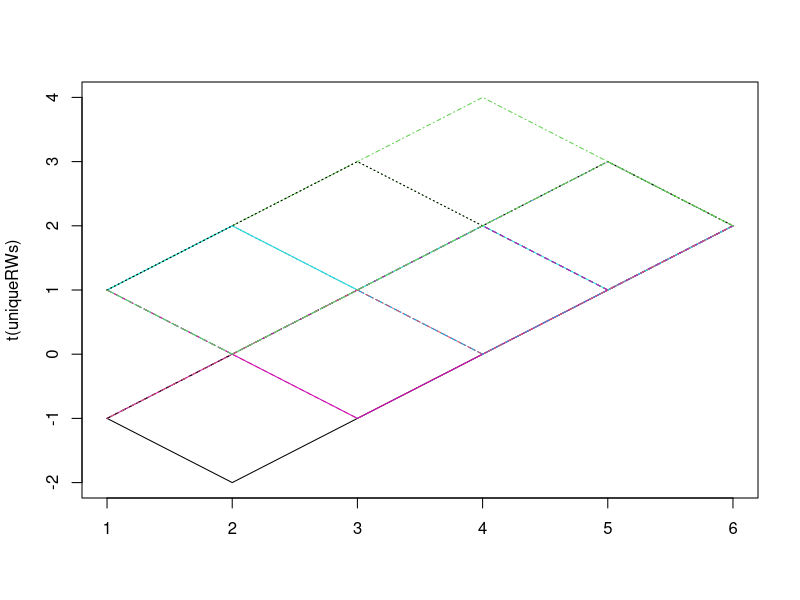
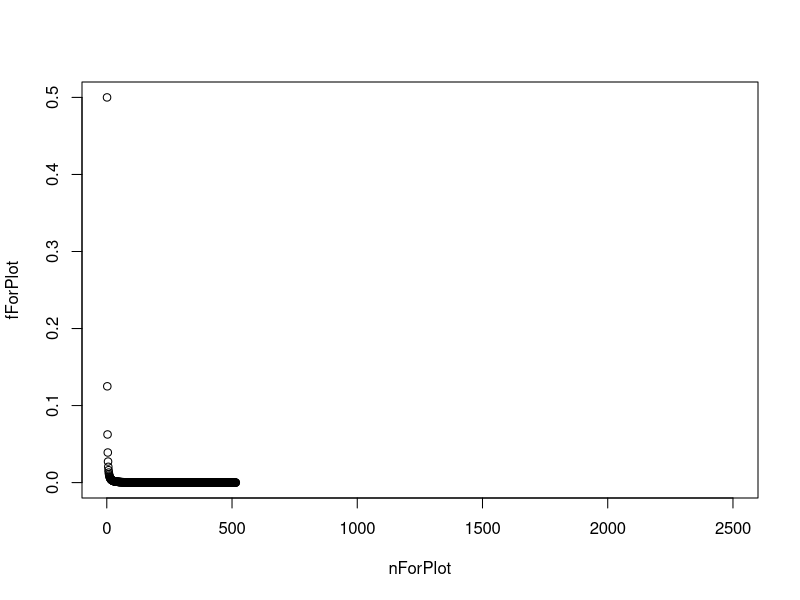
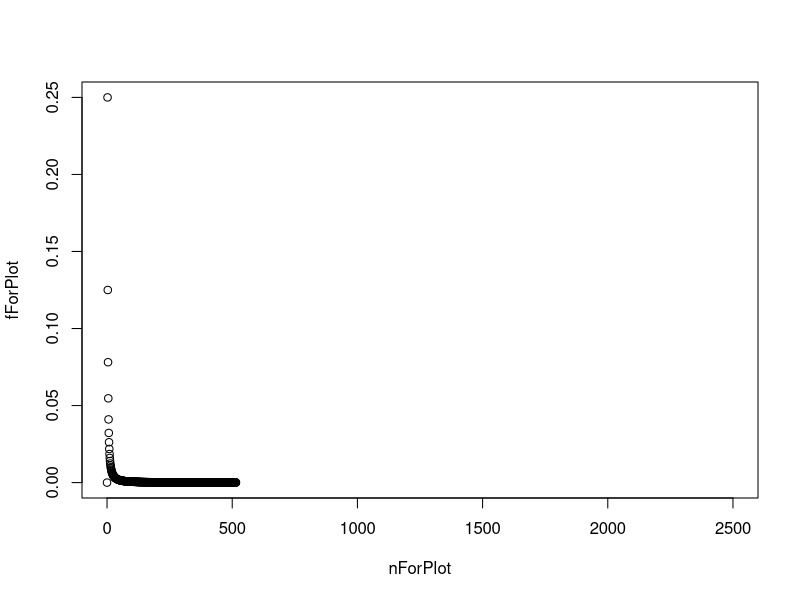
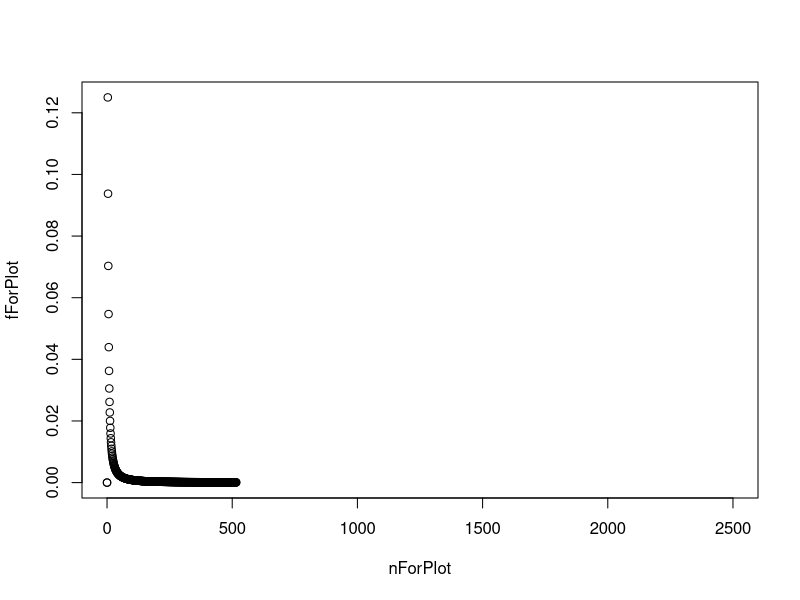
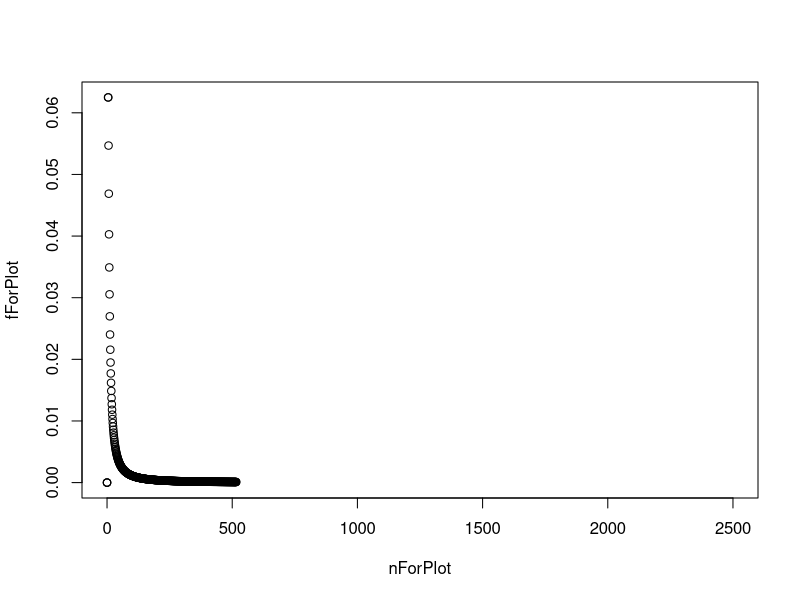
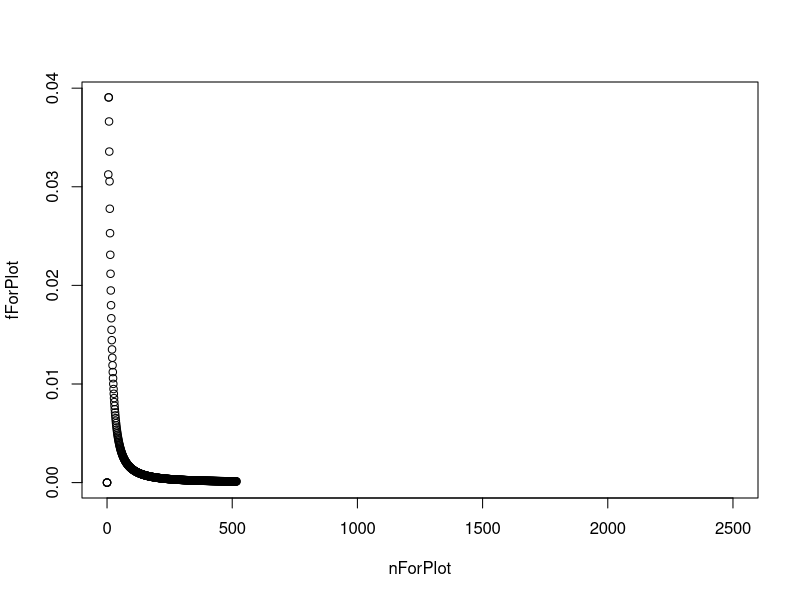
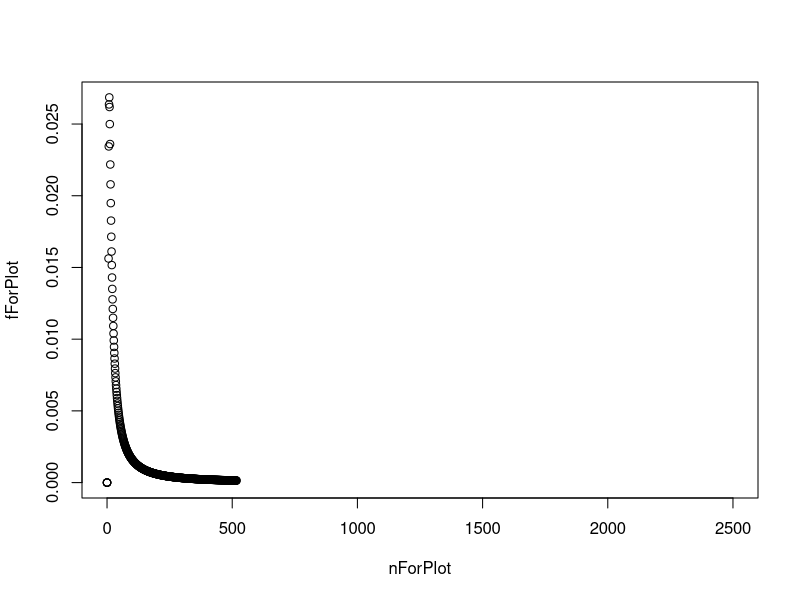
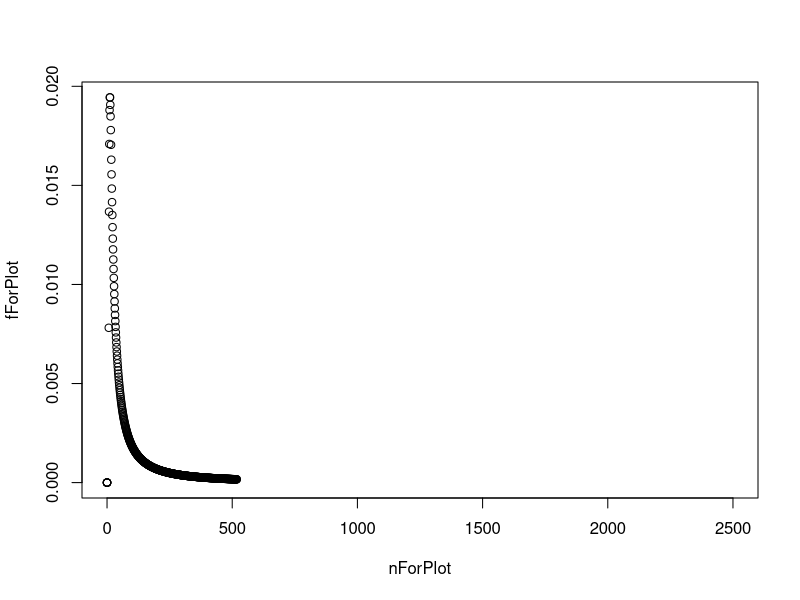

Reproduce these figures in R, in order. (Note: this script raises an error after producing the figures.)
library(permute)

# assume some level p
p <- 4
# assume some level q
q <- 2

x <- p + q
y <- p - q


# number of simulated paths
nSim <- 10000

# create a storage matrix for the evolution of random walk
simulatedRWs <- matrix(NA, nSim, x)
cumSumSimRWs <- matrix(NA, nSim, x)

for (i in 1: nSim){
  simulatedRWs[i, ] <- rbinom(x,1,p/x)
  simulatedRWs[i, simulatedRWs[i, ] == 0 ] <- -1
  
  cumSumSimRWs[i, ] <- cumsum(simulatedRWs[i, ])
}

uniqueRWs <- unique(cumSumSimRWs[cumSumSimRWs[,x] == (p-q), ])
numberUniqueRWs <- dim(unique(cumSumSimRWs[cumSumSimRWs[,x] == (p-q), ]))[1]

positiveOnes <- uniqueRWs[apply(uniqueRWs > 0, 1,sum) == x, ]
numberPosRWs <- dim(positiveOnes)[1]

numberPosRWs / numberUniqueRWs

matplot(t(uniqueRWs), type = "l")




## the combinatorial approach
# assume some level p
p <- 3
# assume some level q
q <- 2

x <- p + q
y <- p - q

# the combinations of p out of x places
numCombn <- dim(combn(1:x, p))[2]
combnRWs <- matrix(-1, numCombn, x)
cumSumCombnRWs <- matrix(NA, numCombn, x)

allCombs <- combn(1:x, p)

for (i in 1:numCombn){
  combnRWs[i, allCombs[ ,i]] <- 1
  cumSumCombnRWs[i, ] <- cumsum(combnRWs[i, ])
}

cumSumCombnRWs<-cbind( rep(0, dim(cumSumCombnRWs)[1]), cumSumCombnRWs) 

# first passage over y in 2n - y 
y <- 15

mostExpectedPeriod <- NULL
yOptions <- 1:100

for(y in yOptions){
  
  n <- y:2500
  
  nForPlot <- c(rep(0,y-1), n)
  
  f2ny <- (y/(2*n-y)) * choose(2*n-y,n) * 2^(-2*n+y)
  fForPlot <- c(rep(0,y-1), f2ny)
  
  plot(nForPlot,fForPlot)
  
  nMax <- which(fForPlot == max(fForPlot))[1]
  
  # so the level y is the most expected in 2 * nMax - y periods 
  mostExpectedPeriod[y] <- 2 * nMax - y
}

plot(yOptions, mostExpectedPeriod)

lines(n, f2ny)




matplot((cumSumCombnRWs[444,]), type = "l", lwd = 4, xlab= "time", ylab = "wealth", main = "Random Walk")

p<-1:10
q<-1:10


(p-q)/(p+q)


